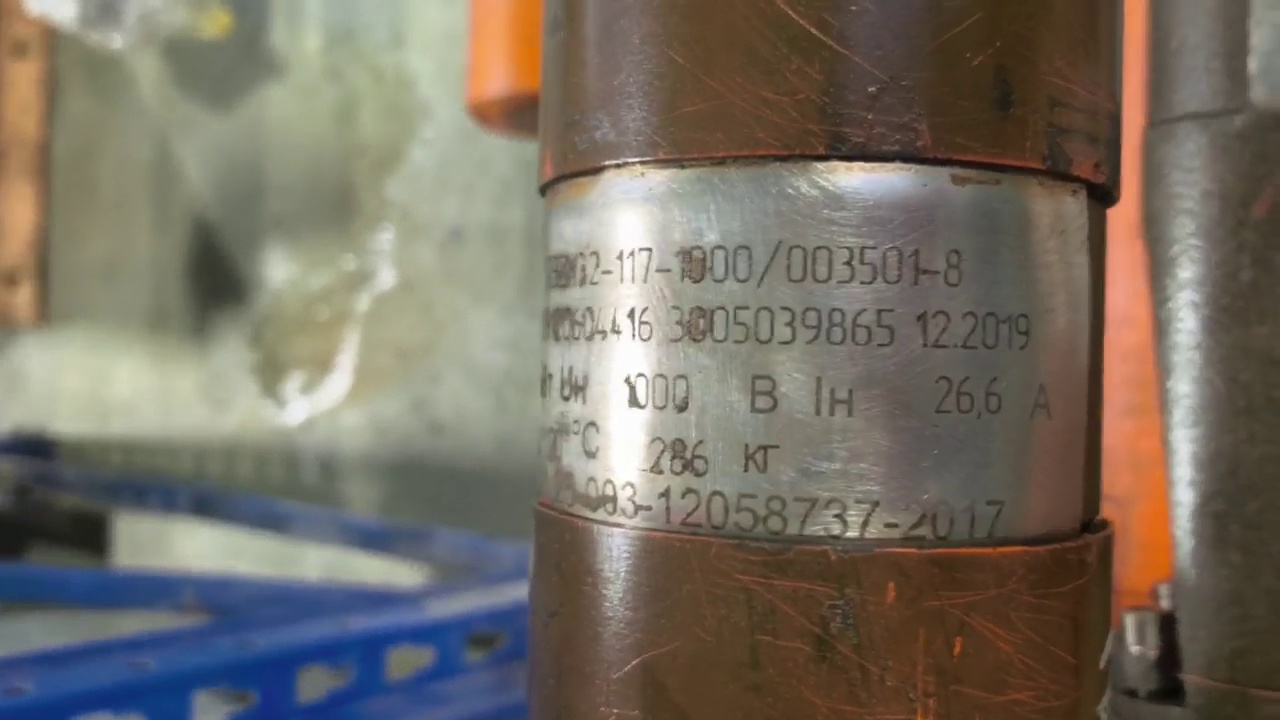
#> input picture reading_text/images/image.png, 1280 x 720 px, found by its file name
$ python ocr_test.py
#> lines starting #> are read from the running program, lines starting #| are printed output that depends on the picture; after the words box and inside, x2 and y2 are one past the last pixel; in counts of white or black regions, pixels touching at a corner belong together
import cv2
import pytesseract
import numpy as np

pytesseract.pytesseract.tesseract_cmd = r"C:\Program Files\Tesseract-OCR\tesseract.exe"
opened_image = cv2.imread('.\images\image.png')
#> opened_image is the input picture: shape (720, 1280, 3); mean B, G, R 99.7, 111.3, 118.9

# 1. Твои координаты с радара
pts_src = np.array([
    [549, 234],
    [1050, 226],
    [1064, 532],
    [543, 512]
], dtype=np.float32)

width, height = 350, 200

pts_dst = np.array([
    [0, 0],
    [width, 0],
    [width, height],
    [0, height]
], dtype=np.float32)

matrix = cv2.getPerspectiveTransform(pts_src, pts_dst)
warped_image = cv2.warpPerspective(opened_image, matrix, (width, height))
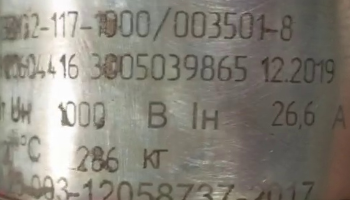
#> warped_image: shape (200, 350, 3); mean B, G, R 121, 130.7, 134.8

gray_image = cv2.cvtColor(warped_image, cv2.COLOR_BGR2GRAY)

binary_image = cv2.adaptiveThreshold(gray_image, 255, cv2.ADAPTIVE_THRESH_GAUSSIAN_C, cv2.THRESH_BINARY, 21, 5)
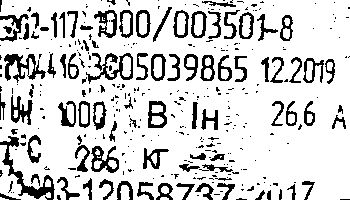
#> binary_image: shape (200, 350); 81.9% white; 332 black regions (242 under 20 px), largest, box (x1, y1, x2, y2) and area: (0, 136, 55, 200) 709, (4, 54, 46, 83) 507, (86, 53, 133, 84) 489

#> (the run stopped early here; a loop or call above may not have finished)
